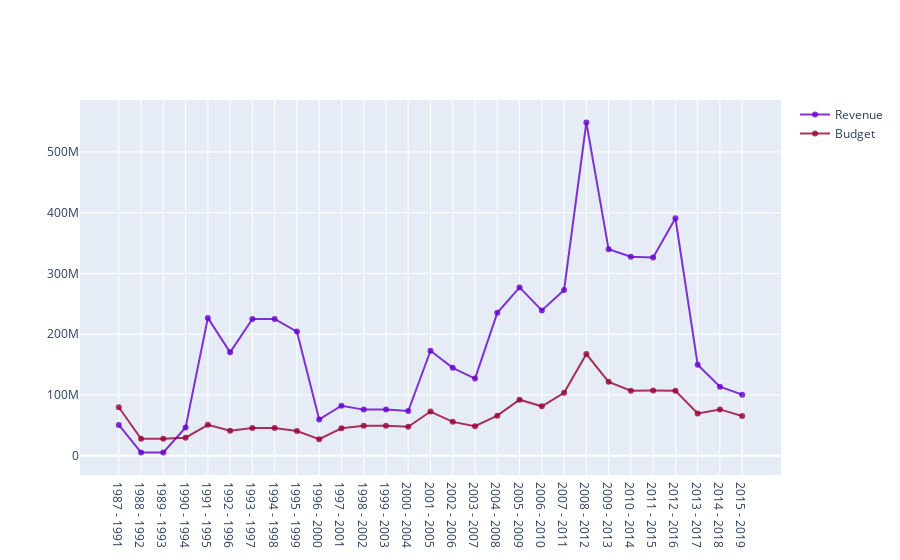

Here is the notebook cell this chart was saved with:
### Code cell
fig = plotFigure(year_label, revenue_arr, budget_arr)
fig.show()
